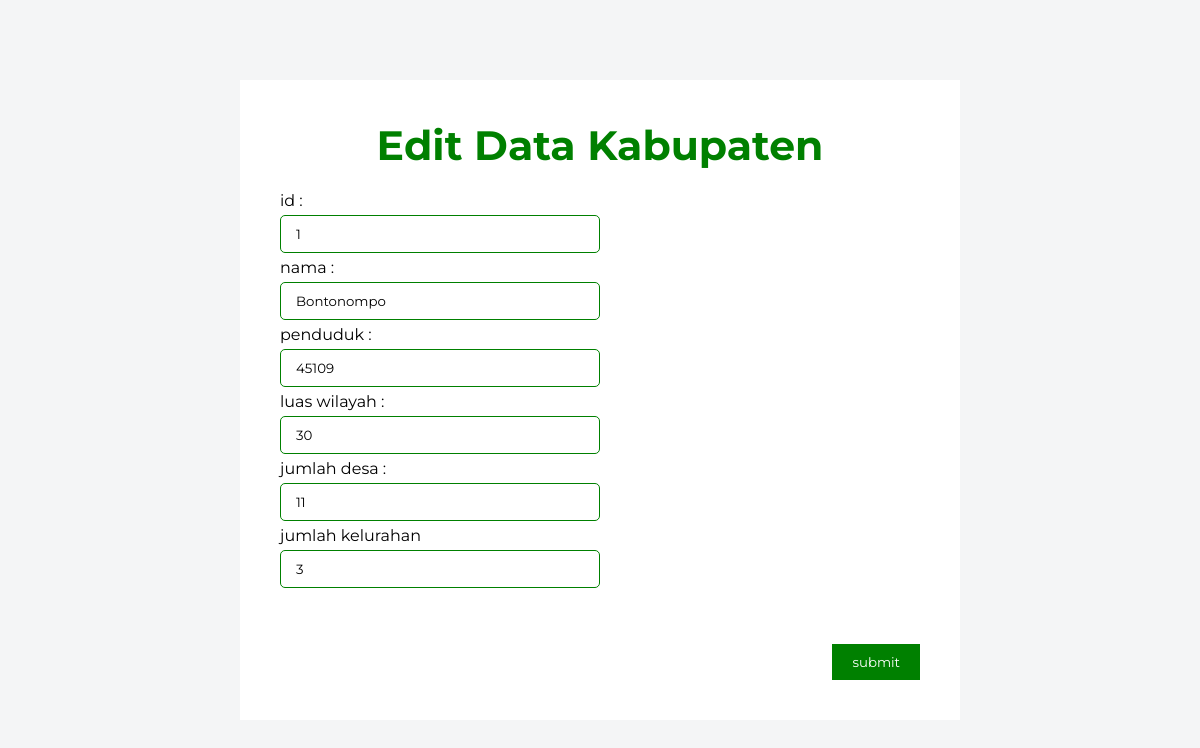
/edit_kabupaten.php?id=1, run on the app's committed database.
### tables this page shows
CREATE TABLE `kabupaten` (
  `id` int(11) NOT NULL,
  `nama_kecamatan` varchar(100) NOT NULL,
  `jumlah_penduduk` int(11) NOT NULL,
  `luas_wilayah` int(11) NOT NULL,
  `jumlah_desa` int(11) NOT NULL,
  `jumlah_kelurahaan` int(11) NOT NULL
);

### fungsi.php (called while the page is built, shortened)
<?php
    $koneksi = mysqli_connect("localhost", "root", "", "tubes") or die();
    function tampil($query){
        global $koneksi;
        $result = mysqli_query($koneksi, $query);
        while($data = mysqli_fetch_assoc($result)){
            $rows[] = $data;
        }
        return $rows;
    }
?>

### edit_kabupaten.php (the view, shortened to what this page needs)
<?php
    require 'fungsi.php';
    $id = $_GET["id"];
    $result = tampil("SELECT * FROM kabupaten WHERE id = $id")[0];
?>
<!DOCTYPE html>
<html lang="en">
<head>
    <link rel="stylesheet" href="./style/edit_kabupaten.css">
</head>
<body>
    <div class="container">
        <h1>Edit Data Kabupaten</h1>
        <form action="./fungsi/edit_k.php" method="post">
            <label for="id">id : </label>
            <input type="text" id="id" name="id" value="<?= $result['id'] ?>" readonly>
            <label for="nama">nama : </label>
            <input type="text" name="nama_kecamatan" id="nama" value="<?= $result['nama_kecamatan'] ?>">
            <label for="penduduk">penduduk : </label>
            <input type="text" name="jumlah_penduduk" id="penduduk" value="<?= $result['jumlah_penduduk'] ?>">
            <label for="wilayah">luas wilayah : </label>
            <input type="text" name="luas_wilayah" id="wilayah" value="<?= $result['luas_wilayah'] ?>">
            <label for="desa">jumlah desa : </label>
            <input type="text" name="jumlah_desa" id="desa" value="<?= $result['jumlah_desa'] ?>">
            <label for="lurah">jumlah kelurahan</label>
            <input type="text" name="jumlah_kelurahaan" id="lurah" value="<?= $result['jumlah_kelurahaan'] ?>">
            <button type="submit">submit</button>
        </form>
    </div>
</body>
</html>

### style/edit_kabupaten.css (style rules this page uses)
* { padding: 0; margin: 0; font-family: 'Montserrat', sans-serif; }
body { background-color: #f4f5f6; }
.container { background-color: white; position: absolute; right: 20%; left: 20%; top: 10%; bottom: 10%; padding: 40px; box-sizing: border-box; }
.container h1 { text-align: center; color: green; font-size: 41px; margin-bottom: 21px; }
.container form label { display: block; margin-bottom: 5px; }
.container form input { margin-bottom: 5px; width: 45%; padding: 10px 15px; border-radius: 5px; border: 1px green solid; }
.container form button { position: absolute; padding: 10px 20px; background-color: green; color: white; border: none; bottom: 40px; right: 40px; }

### data on the page
kabupaten: id "1", nama_kecamatan "Bontonompo", jumlah_penduduk "45109", luas_wilayah "30", jumlah_desa "11", jumlah_kelurahaan "3"
